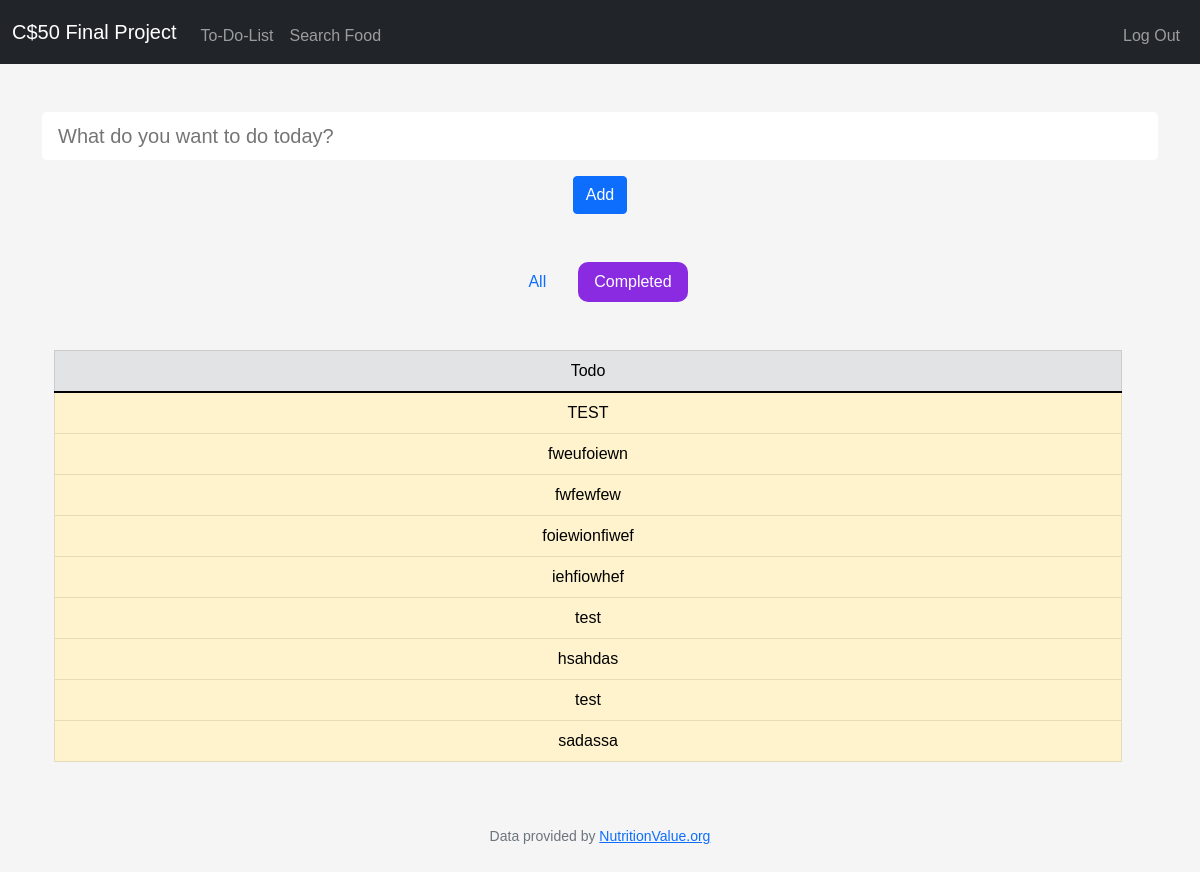
Before: /todo_completed (signed in) with the older database file.
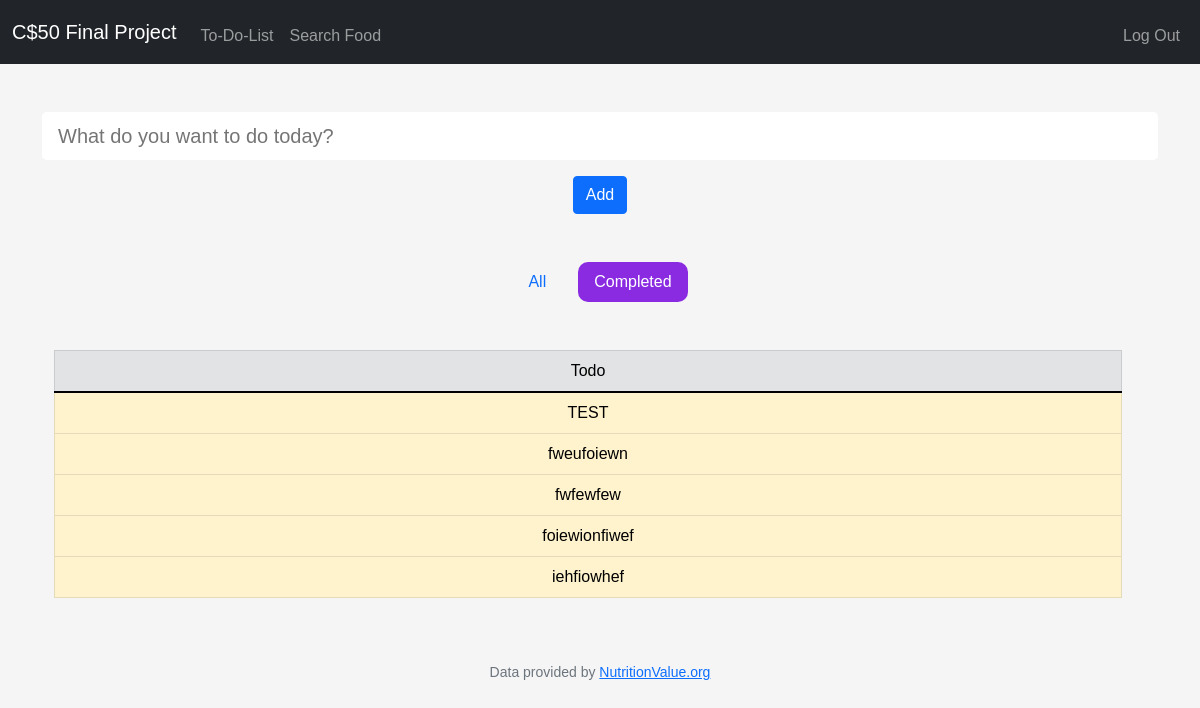
After: the same page with the newer database file.
### tables this page shows
CREATE TABLE todolist (
id INTEGER PRIMARY KEY AUTOINCREMENT NOT NULL,
user_id INT,
todo TEXT NOT NULL,
done TEXT NOT NULL DEFAULT 1,
FOREIGN KEY (user_id) REFERENCES users(id)
);

### app.py (the view)
@app.route("/todo_completed", methods=["POST", "GET"])
@login_required
def todo_completed ():
    if request.method == "POST":
        for i in range(1, 50):
            checkbox = request.form.get(f"check{i}")
            if checkbox is not None:
                db.execute("UPDATE todolist SET done = ? WHERE todo = ? AND user_id = ?", "true", checkbox, session["user_id"])
            else:
                checkVal = request.form.get(f"checkVal{i}")
                db.execute("UPDATE todolist SET done = ? WHERE todo = ? AND user_id = ?", "false", checkVal, session["user_id"])
        return redirect('/todolist')
    else:
        todo_done = db.execute("SELECT * FROM todolist WHERE user_id = ? AND done = ?", session["user_id"], "true")
        return render_template('todo_completed.html', todo_done=todo_done)

### app.py (called while the page is built)
@app.after_request
def after_request(response):
    response.headers["Cache-Control"] = "no-cache, no-store, must-revalidate"
    response.headers["Expires"] = 0
    response.headers["Pragma"] = "no-cache"
    return response

### helpers.py (called while the page is built)
def login_required(f):
    @wraps(f)
    def decorated_function(*args, **kwargs):
        if session.get("user_id") is None:
            return redirect("/login")
        return f(*args, **kwargs)
    return decorated_function

### templates/todo_completed.html (shortened to what this page needs)
{% extends "layout.html" %}
{% block main %}
    <div class="container">
        <div class="row mb-5">
            <form action="/todolist" method="post">
                <input autocomplete="off" id="todoField" type="text" class="form-control-lg mb-3 border-0 me-3 w-100" name="todo" placeholder="What do you want to do today?" onsubmit="return validateForm()">
                <button class="btn btn-primary" type="submit">Add</button>
            </form>
        </div>
        <div class="d-flex flex-row justify-content-center gap-3 mb-5">
            <a href="/todolist" class="nav-link">All</a>
            <a href="/todo_completed" class="nav-link" id="todo_completed">Completed</a>
        </div>
        <div class="container row">
            <table class="table table-light table-bordered">
                <thead class="table-secondary">
                    <tr>
                        <td class="col-12">Todo</td>
                    </tr>
                </thead>
                <tbody class="table-warning">
                    <form action="/todo_completed" method="post" id="formTodo">
                    {% for todo in todo_done %}
                        <tr>
                            <td>
                                <label class="form-check-label" for="flexCheckDefault">{{ todo.todo }}</label>
                            </td>
                        </tr>
                    {% endfor %}
                    </form>
                </tbody>
            </table>
        </div>
    </div>
{% endblock %}

Changed rows visible on the page:
no longer on this page (row edited): todolist: todo "test"
no longer on this page (row edited): todolist: todo "hsahdas"
no longer on this page (row edited): todolist: todo "test"
no longer on this page (row edited): todolist: todo "sadassa"
